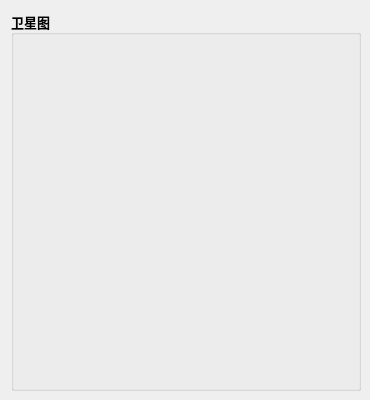
<?xml version="1.0" encoding="UTF-8"?>
<ui version="4.0">
 <class>Dialog_Map</class>
 <widget class="QDialog" name="Dialog_Map">
  <property name="geometry">
   <rect>
    <x>0</x>
    <y>0</y>
    <width>370</width>
    <height>400</height>
   </rect>
  </property>
  <property name="minimumSize">
   <size>
    <width>370</width>
    <height>400</height>
   </size>
  </property>
  <property name="maximumSize">
   <size>
    <width>370</width>
    <height>400</height>
   </size>
  </property>
  <property name="windowTitle">
   <string>卫星图</string>
  </property>
  <layout class="QGridLayout" name="gridLayout">
   <item row="0" column="0">
    <widget class="QGroupBox" name="groupBox_14">
     <property name="minimumSize">
      <size>
       <width>350</width>
       <height>380</height>
      </size>
     </property>
     <property name="maximumSize">
      <size>
       <width>350</width>
       <height>380</height>
      </size>
     </property>
     <property name="font">
      <font>
       <family>微软雅黑</family>
       <pointsize>10</pointsize>
       <bold>true</bold>
      </font>
     </property>
     <property name="title">
      <string>卫星图</string>
     </property>
     <layout class="QGridLayout" name="gridLayout_37">
      <property name="leftMargin">
       <number>0</number>
      </property>
      <property name="rightMargin">
       <number>0</number>
      </property>
      <item row="0" column="0">
       <widget class="QWidget" name="widget_map" native="true">
        <property name="minimumSize">
         <size>
          <width>350</width>
          <height>350</height>
         </size>
        </property>
        <property name="maximumSize">
         <size>
          <width>350</width>
          <height>350</height>
         </size>
        </property>
       </widget>
      </item>
     </layout>
    </widget>
   </item>
  </layout>
 </widget>
 <resources/>
 <connections/>
</ui>
